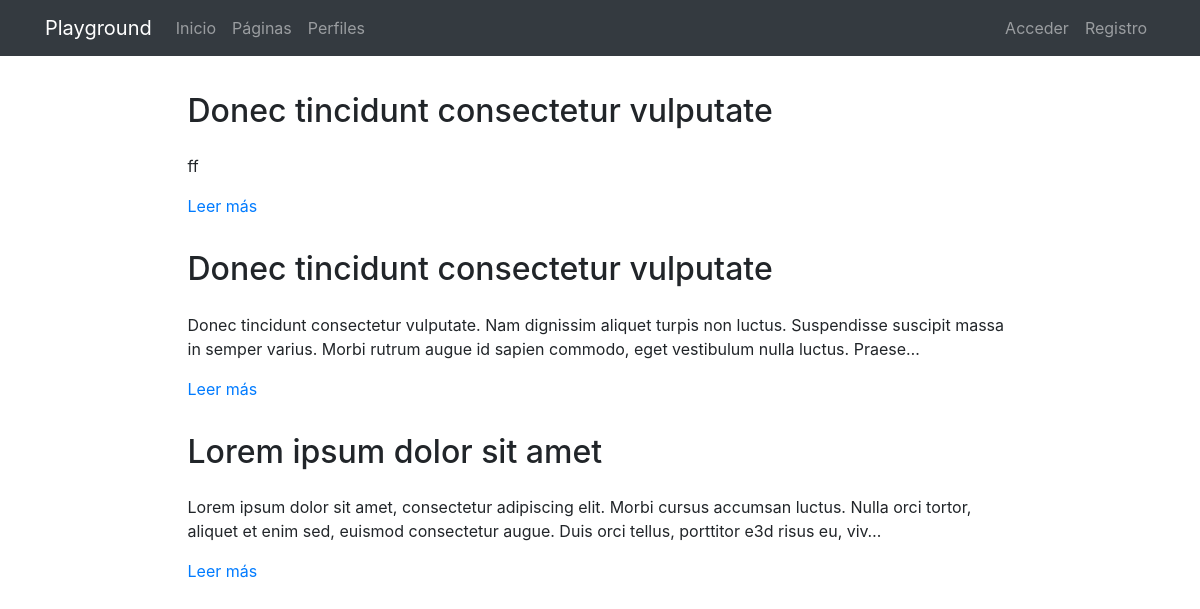
The page /pages/ on the database its author committed.
### pages/models.py (models this page shows, shortened)
class Page(models.Model):
    title = models.CharField(verbose_name="Título", max_length=200)
    content = RichTextField(verbose_name="Contenido")
    order = models.SmallIntegerField(verbose_name="Orden", default=0)
    created = models.DateTimeField(auto_now_add=True, verbose_name="Fecha de creación")
    updated = models.DateTimeField(auto_now=True, verbose_name="Fecha de edición")
    class Meta:
        verbose_name = "página"
        verbose_name_plural = "páginas"
        ordering = ['order', 'title']

### pages/views.py (the view)
# urls.py: path('', PagesListView.as_view(), name='pages'),
class PagesListView(ListView):   #Con las clases te ahorras el escrbir todo el texto de si da error
    model = Page

### pages/templates/pages/page_list.html (shortened to what this page needs)
{% extends 'core/base.html' %}
{% load static %}
{% block content %}
{% include 'pages/includes/pages_menu.html' %}
<main role="main">
  <div class="container mb-4">
    {% for page in page_list|dictsort:'id' reversed %} {% comment %} Manera de llamar al modelo {% endcomment %}
      <div class="row mt-3">
        <div class="col-md-9 mx-auto">
          <h2 class="mb-4">{{page.title}}</h2>
          <div>
            <p>{{page.content|striptags|safe|truncatechars:"200"}}</p>
            <p><a href="{% url 'pages:page' page.id page.title|slugify %}">Leer más</a>
            </p>
          </div>
        </div>
      </div>
    {% endfor %}
  </div>
</main>
{% endblock %}

### core/static/core/css/main.css (style rules this page uses)
main { padding-top: 20px; }
:root { --jumbotron-padding-y: 3rem; }

### rows shown on the page
Page: title "Donec tincidunt consectetur vulputate", content "ff"
Page: title "Donec tincidunt consectetur vulputate", content "Donec tincidunt consectetur vulputate. Nam dignissim aliquet turpis non luctus. Suspendisse suscipit massa in semper varius. Morbi rutrum augue id sapien commodo, eget vestibulum nulla luctus. Praese…"
Page: title "Lorem ipsum dolor sit amet", content "Lorem ipsum dolor sit amet, consectetur adipiscing elit. Morbi cursus accumsan luctus. Nulla orci tortor, aliquet et enim sed, euismod consectetur augue. Duis orci tellus, porttitor e3d risus eu, viv…"
